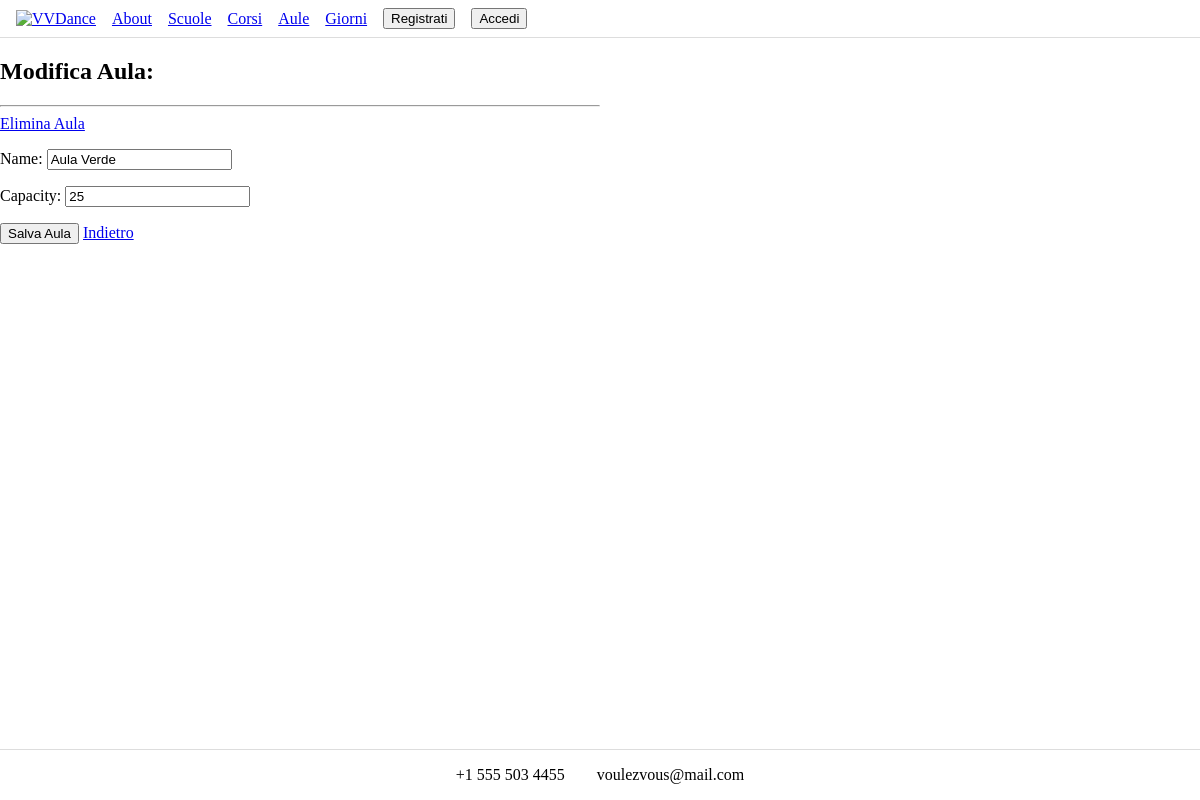
The page /school/aula/2/modifica/ on the database as committed earlier.
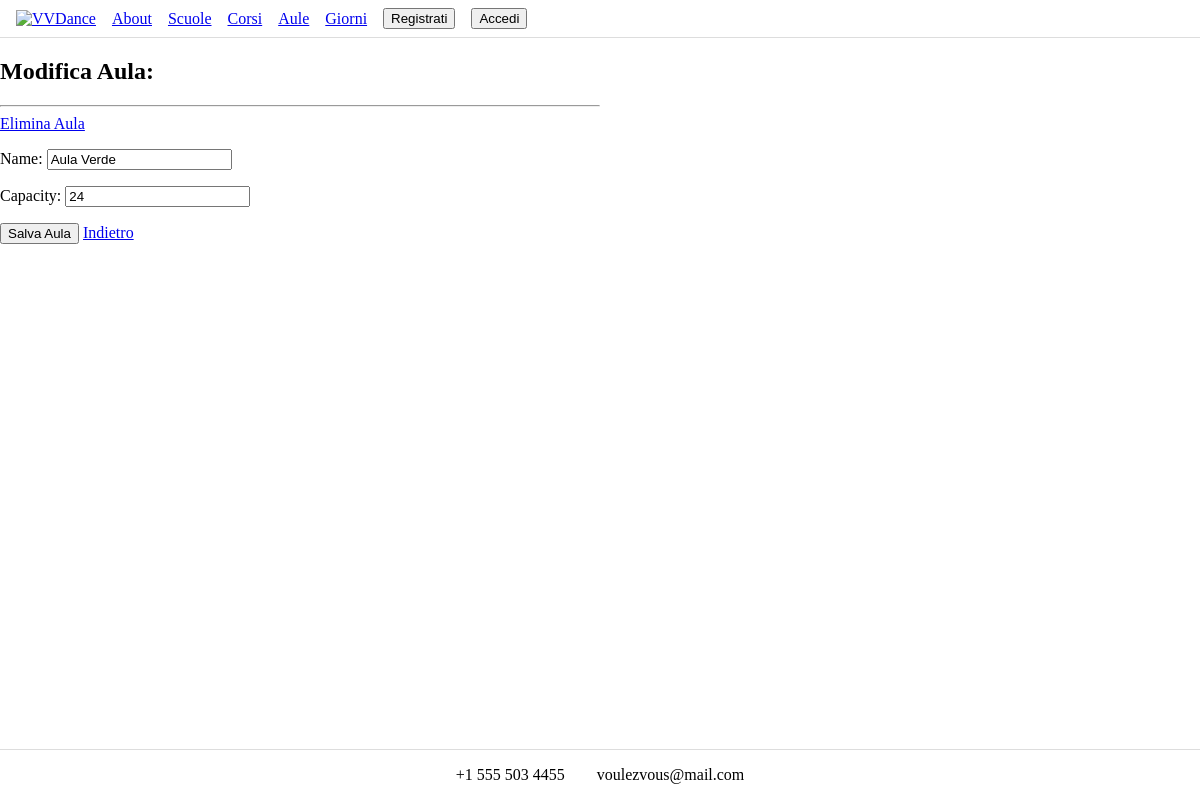
The same page on the database as committed later.
### school/models.py (models this page shows, shortened)
class Classroom(models.Model):
    name=models.CharField(max_length=64)
    capacity=models.CharField(max_length=32)

### school/views.py (the view)
# urls.py: path("aula/<int:pk>/modifica/", views.ClassroomUpdateView.as_view(), name="modifica-aula"),
class ClassroomUpdateView(UpdateView):
    model = Classroom
    fields = ["name", "capacity"]
    template_name = "school/form_classroom.html"
    success_url = reverse_lazy("aule")

### school/templates/school/form_classroom.html (shortened to what this page needs)
{% extends "base_list.html" %}
{% block content %}
<div class="container mt-4" style="max-width: 600px;">
    <h2>{% if form.instance.pk %}Modifica Aula: {{ form.instance.subject }}{% else %}Inserisci un Nuova Aula{% endif %}</h2>
    <hr>
    {% if form.instance.pk %}
        <a href="{% url 'elimina-aula' form.instance.pk %}">Elimina Aula</a>
    {% endif %}
    <form method="post" class="needs-validation" novalidate>
        {{ form.as_p }}
        <div class="mt-4">
            <button type="submit" class="btn btn-primary">Salva Aula</button>
            <a href="javascript:history.back()" class="btn btn-secondary">Indietro</a>
        </div>
    </form>
</div>
{% endblock %}

Rows that differ between the two databases and show on the page:
changed Classroom "Aula Verde": capacity "25" → "24"
